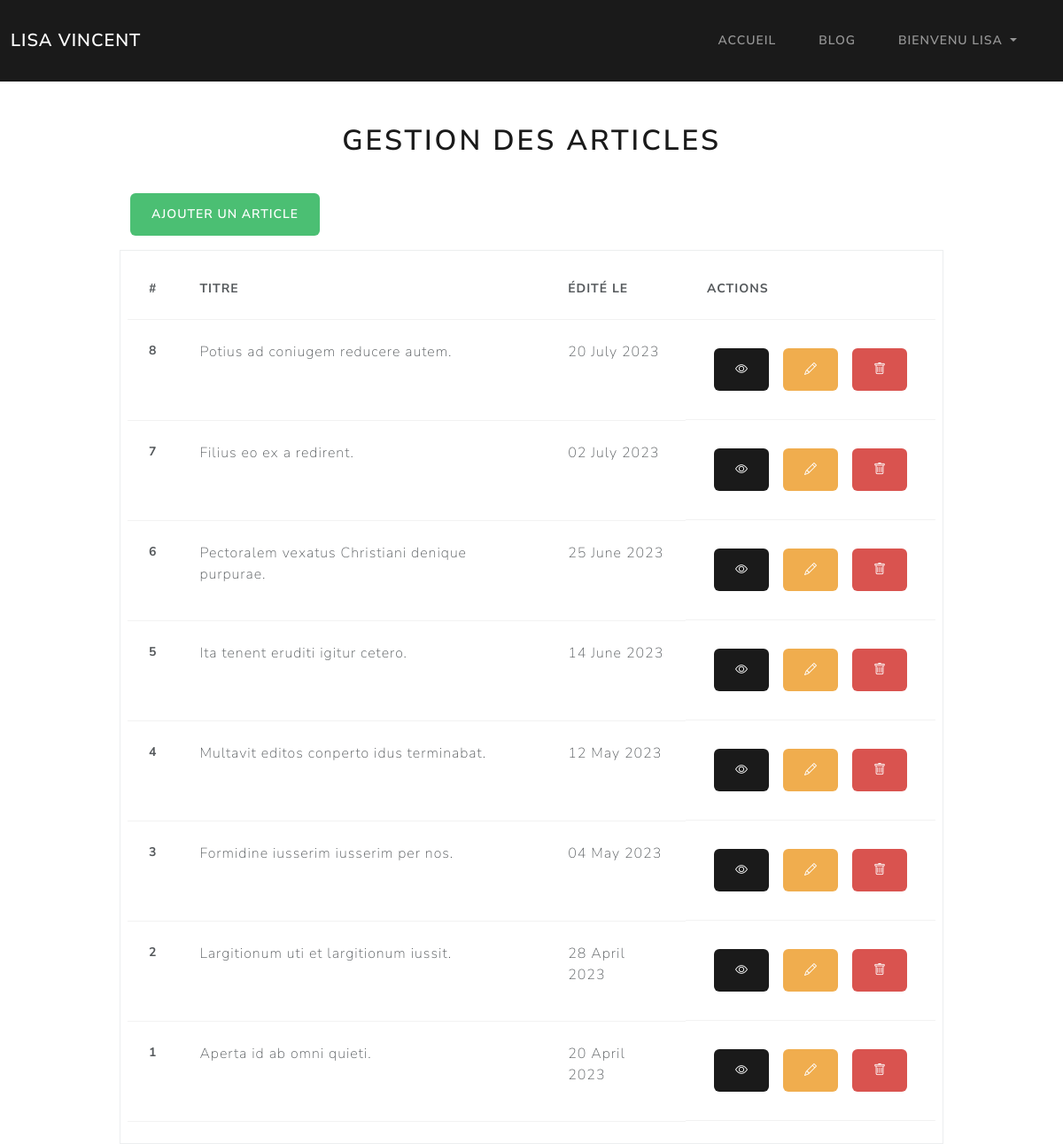
The app's page /admin/posts (signed in) with its own data.
### tables this page shows
CREATE TABLE IF NOT EXISTS posts (
    id INT AUTO_INCREMENT PRIMARY KEY NOT NULL,
    title VARCHAR(100) NOT NULL,
    chapo TEXT NOT NULL,
    content TEXT NOT NULL,
    author INT NOT NULL,
    created_at TIMESTAMP DEFAULT CURRENT_TIMESTAMP,
    updated_at TIMESTAMP DEFAULT CURRENT_TIMESTAMP ON UPDATE CURRENT_TIMESTAMP,
    FOREIGN KEY (author) REFERENCES users(id)
);

### app/Controllers/Controller.php (called while the page is built, shortened)
<?php
abstract class Controller {
    protected $db;
    public $views = '../views/';
    public function __construct(Connection $db)
    {
        $this->db = $db;
    }
    protected function view(string $path, array $params = null)
    {
        $path = str_replace('.', DIRECTORY_SEPARATOR, $path);
        require $this->views . $path . '.php';
        require $this->views . 'layout.php';
    }
    protected function getDB(): Connection
    {
        return $this->db;
    }
}

### app/Controllers/Admin/PostController.php (called while the page is built, shortened)
<?php
class PostController extends Controller
{
    public function index()
    {
        $posts = (new Post($this->getDB()))->all();
        return $this->view('admin.post.index', compact('posts'));
    }
}
?>

### routes/Route.php (called while the page is built, shortened)
<?php
class Route {
    public $path;
    public $action;
    public $matches;
    public function __construct($path, $action)
    {
        $this->path = trim($path, '/');
        $this->action = $action;
    }
    public function matches(string $url)
    {
        $path = preg_replace('#:([\w]+)#', '([^/]+)', $this->path);
        $pathToMatch = "#^$path$#i";
        if(preg_match($pathToMatch, $url, $matches))
        {
            $this->matches = $matches;
            return true;
        }else{
            return false;
        }
    }
    public function execute()
    {
        $params = explode('@', $this->action);
        $controller = new $params[0](new Connection(DB_NAME, DB_HOST, DB_USER, DB_PWD));
        $method = $params[1];
        return isset($this->matches[1]) ? $controller->$method($this->matches[1]) : $controller->$method();
    }
}
?>

### routes/Router.php (called while the page is built, shortened)
<?php
class Router {
    public $url;
    public $routes = [];
    public function __construct($url)
    {
        $this->url = trim($url, '/');
    }
    public function get(string $path, string $action)
    {
        $this->routes['GET'][] = new Route($path, $action);
    }
    public function post(string $path, string $action)
    {
        $route = new Route($path, $action);
        $this->routes['POST'][] = $route;
        return $route;
    }
    public function run()
    {
        foreach($this->routes[$_SERVER['REQUEST_METHOD']] as $route)
        {
            if($route->matches($this->url))
            {
                return $route->execute();
            }
        }
        throw new NotFoundException('La page demandée est introuvable.');
    }
}

### public/index.php (called while the page is built, shortened)
<?php
$router = new Router($_GET['url']);
$router->get('/', 'App\Controllers\HomeController@index');
$router->get('/posts', 'App\Controllers\BlogController@index');
$router->get('/posts/:id', 'App\Controllers\BlogController@show');
$router->get('/auth/login', 'App\Controllers\AuthController@login');
$router->post('/auth/login', 'App\Controllers\AuthController@loginPost');
$router->get('/auth/signup', 'App\Controllers\AuthController@signup');
$router->post('/auth/signup', 'App\Controllers\AuthController@signupPost');
$router->get('/logout', 'App\Controllers\AuthController@logout');
$router->get('/admin/dashboard', 'App\Controllers\AuthController@admin');
$router->get('/admin/posts', 'App\Controllers\Admin\PostController@index');
$router->get('/admin/posts/create', 'App\Controllers\Admin\PostController@create');
$router->post('/admin/posts/create', 'App\Controllers\Admin\PostController@createPost');
$router->get('/admin/posts/edit/:id', 'App\Controllers\Admin\PostController@edit');
$router->post('/admin/posts/edit/:id', 'App\Controllers\Admin\PostController@update');
$router->post('/admin/posts/delete/:id', 'App\Controllers\Admin\PostController@delete');
$router->get('/admin/comments/', 'App\Controllers\Admin\CommentController@index');
$router->get('/admin/comments/:id', 'App\Controllers\Admin\CommentController@accept');
$router->get('/admin/comments/delete/:id', 'App\Controllers\Admin\CommentController@delete');
$router->post('/posts/:id/comment/create', 'App\Controllers\Admin\CommentController@commentPost');
$router->get('/admin/users', 'App\Controllers\Admin\UserController@index');
$router->get('/admin/users/:id', 'App\Controllers\Admin\UserController@show');
$router->post('/contact', 'App\Controllers\MailController@send');
try {
    $router->run();
} catch(NotFoundException $e) {
    return $e->error404();
}

### app/Models/Model.php (called while the page is built, shortened)
<?php
abstract class Model {
    protected $db;
    protected $table;
    public function __construct(Connection $db)
    {
        $this->db = $db;
    }
    public function all(): array
    {
        return $this->query("SELECT * FROM {$this->table} ORDER BY updated_at DESC");
    }
    public function query(string $sql, array $param = null, bool $single = null)
    {
        $method = is_null($param) ? 'query' : 'prepare';
        $fetch = is_null($single) ? 'fetchAll' : 'fetch';
        $statement = $this->db->getPDO()->$method($sql);
        $statement->setFetchMode(PDO::FETCH_CLASS, get_class($this), [$this->db]);
        if($method === 'query') {
            return $statement->$fetch();
        } else {
            $statement->execute($param);
            return $statement->$fetch();
        }
    }
}

### database/Connection.php (called while the page is built, shortened)
<?php
class Connection {
    private $dbname;
    private $host;
    private $username;
    private $password;
    private $pdo;
    public function __construct(string $dbname, string $host, string $username, string $password)
    {
        $this->dbname = $dbname;
        $this->host = $host;
        $this->username = $username;
        $this->password = $password;
    }
    public function getPDO(): PDO
    {
        return $this->pdo ?? $this->pdo = new PDO("mysql:dbname={$this->dbname};host={$this->host}", $this->username, $this->password,
        [
            PDO::ATTR_ERRMODE => PDO::ERRMODE_EXCEPTION,
            PDO::ATTR_DEFAULT_FETCH_MODE => PDO::FETCH_OBJ,
            PDO::MYSQL_ATTR_INIT_COMMAND => "SET NAMES 'UTF8'"
        ]);
    }
}
?>

### app/Models/Post.php (called while the page is built, shortened)
<?php
class Post extends Model {
    public function getUpdatedAt(): string
    {
        return (new DateTime($this->updated_at))->format('d F Y');
    }
}

### views/admin/post/index.php (the view, shortened to what this page needs)
<div class="container">
    <h1 class="text-center my-4">Gestion des articles</h1>
    <div class="row">
        <div class="col-10 m-auto">
            <a href="<?= URL.'admin/posts/create' ?>" class="btn btn-success my-3">Ajouter un article</a>
        </div>
    </div>
    <div class="row">
        <div class="col-10 m-auto bg-white p-2 border">
            <table class="table">
                <thead>
                    <tr>
                        <th scope="col">#</th>
                        <th scope="col">titre</th>
                        <th scope="col">édité le</th>
                        <th scope="col">actions</th>
                    </tr>
                </thead>
                <tbody>
                    <?php foreach($params['posts'] as $post): ?>
                        <tr>
                            <th scope="row"><?= $post->id ?></th>
                            <td><?= $post->title ?></td>
                            <td><?= $post->getUpdatedAt() ?></td>
                            <td class="d-flex">
                                <a href="<?= URL.'posts/'.$post->id ?>">
                                    <button type="button" class="btn btn-primary btn-action m-2">
                                        <i class="bi bi-eye text-white"></i>
                                    </button>
                                </a>
                                <a href="<?= URL.'admin/posts/edit/'.$post->id ?>">
                                    <button type="button" class="btn btn-warning btn-action m-2">
                                        <i class="bi bi-pencil text-white"></i>
                                    </button>
                                </a>
                                <form action="<?= URL.'admin/posts/delete/'.$post->id ?>" method="POST" class="d-inline">
                                    <button type="submit" class="btn btn-danger btn-action m-2">
                                        <i class="bi bi-trash text-white"></i>
                                    </button>
                                </form>
                            </td>
                        </tr>
                    <?php endforeach ?>
                </tbody>
            </table>
        </div>
    </div>
</div>

### public/css/app.css (style rules this page uses)
.btn { padding: 0.2rem 0.5rem; }

### records on screen
posts: id "8", title "Potius ad coniugem reducere autem.", updated_at "20 July 2023"
posts: id "7", title "Filius eo ex a redirent.", updated_at "02 July 2023"
posts: id "6", title "Pectoralem vexatus Christiani denique purpurae.", updated_at "25 June 2023"
posts: id "5", title "Ita tenent eruditi igitur cetero.", updated_at "14 June 2023"
posts: id "4", title "Multavit editos conperto idus terminabat.", updated_at "12 May 2023"
posts: id "3", title "Formidine iusserim iusserim per nos.", updated_at "04 May 2023"
posts: id "2", title "Largitionum uti et largitionum iussit.", updated_at "28 April 2023"
posts: id "1", title "Aperta id ab omni quieti.", updated_at "20 April 2023"

### other values on screen
$_SESSION['user']['firstname'] "LISA"
